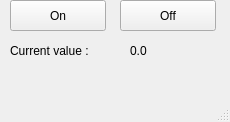
<?xml version="1.0" encoding="UTF-8"?>
<ui version="4.0">
 <class>MainWindow</class>
 <widget class="QMainWindow" name="MainWindow">
  <property name="geometry">
   <rect>
    <x>0</x>
    <y>0</y>
    <width>230</width>
    <height>122</height>
   </rect>
  </property>
  <property name="windowTitle">
   <string>MainWindow</string>
  </property>
  <widget class="QWidget" name="centralwidget">
   <widget class="QPushButton" name="AlimOn">
    <property name="geometry">
     <rect>
      <x>10</x>
      <y>0</y>
      <width>96</width>
      <height>31</height>
     </rect>
    </property>
    <property name="text">
     <string>On</string>
    </property>
   </widget>
   <widget class="QPushButton" name="AlimOff">
    <property name="geometry">
     <rect>
      <x>120</x>
      <y>0</y>
      <width>96</width>
      <height>31</height>
     </rect>
    </property>
    <property name="text">
     <string>Off</string>
    </property>
   </widget>
   <widget class="QLabel" name="CurrentValueTxt">
    <property name="geometry">
     <rect>
      <x>10</x>
      <y>40</y>
      <width>101</width>
      <height>21</height>
     </rect>
    </property>
    <property name="text">
     <string>Current value :</string>
    </property>
   </widget>
   <widget class="QLabel" name="CurrentValueValue">
    <property name="geometry">
     <rect>
      <x>130</x>
      <y>40</y>
      <width>65</width>
      <height>21</height>
     </rect>
    </property>
    <property name="text">
     <string>0.0</string>
    </property>
   </widget>
  </widget>
  <widget class="QMenuBar" name="menubar">
   <property name="geometry">
    <rect>
     <x>0</x>
     <y>0</y>
     <width>230</width>
     <height>27</height>
    </rect>
   </property>
  </widget>
  <widget class="QStatusBar" name="statusbar"/>
 </widget>
 <resources/>
 <connections/>
</ui>
